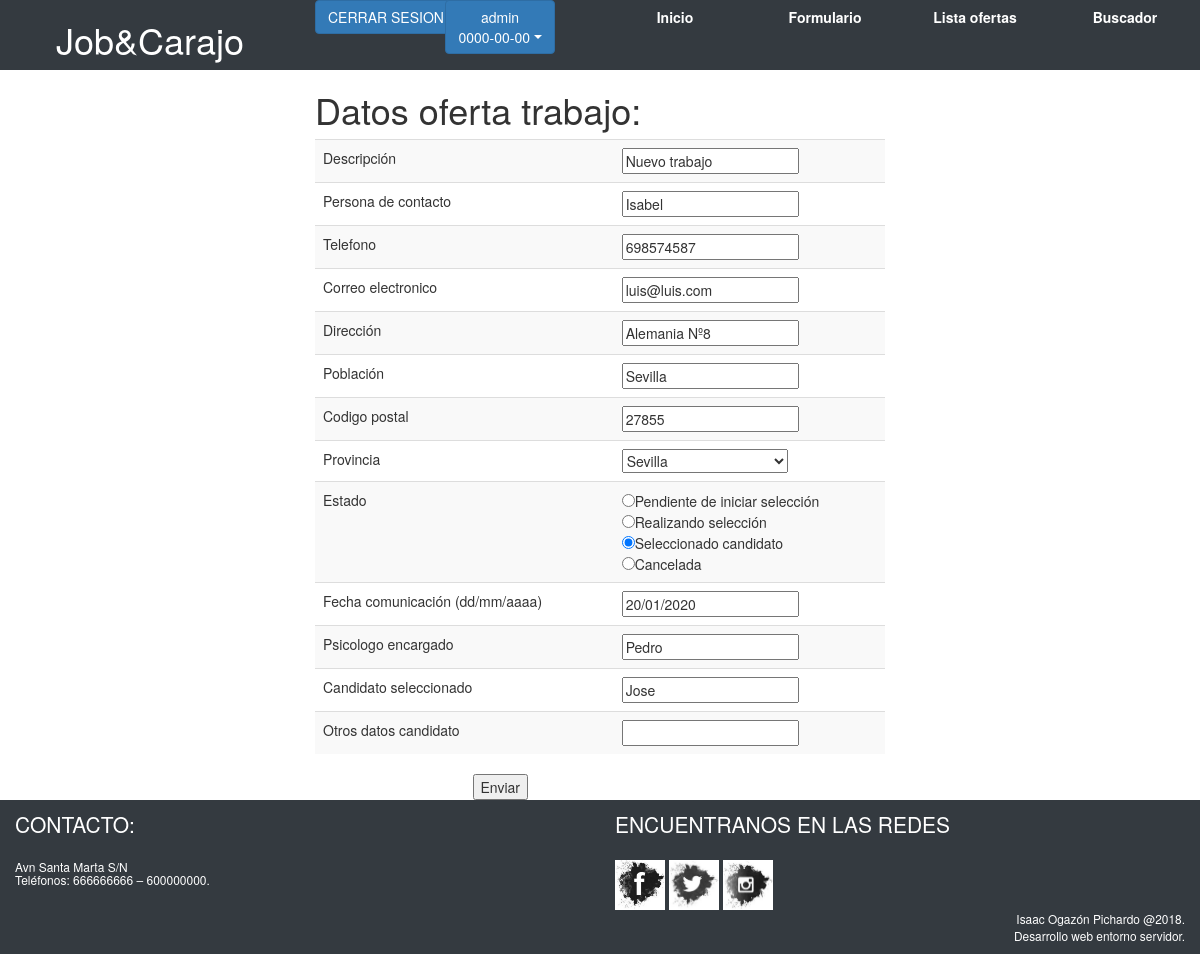
Screenshot of /controlador/modificar.php?id=67 (signed in) with the database file from the repository.
### tables this page shows
CREATE TABLE `tbl_oferta` (
  `id` int(10) NOT NULL,
  `descripcion` varchar(30) NOT NULL,
  `contacto` varchar(20) NOT NULL,
  `telefono` varchar(9) NOT NULL,
  `correo` varchar(30) NOT NULL,
  `direccion` varchar(40) NOT NULL,
  `poblacion` varchar(40) NOT NULL,
  `cp` varchar(5) NOT NULL,
  `provincia` varchar(15) NOT NULL,
  `estado` varchar(30) NOT NULL,
  `fechacre` date NOT NULL,
  `fechacom` date NOT NULL,
  `psicologo` varchar(20) NOT NULL,
  `candidato` varchar(20) NOT NULL,
  `otros` varchar(50) NOT NULL
);

### modelo/Database.php (called while the page is built, shortened)
<?php
class Database {
    private $dns = "mysql:host=localhost;dbname=proyecto_1ert";
    private $user = "root";
    private $pass = "";
    private static $instance;
    public function __construct() {
        $this->db = new PDO($this->dns, $this->user, $this->pass);
    }
    public static function getInstance() {
        if (!isset(self::$instance)) {
            self::$instance = new $object;
        }
        return self::$instance;
    }
}
?>

### modelo/modifica.php (called while the page is built, shortened)
<?php
include(MODEL_PATH . 'Database.php');
function getOferta($id) {
    $query = "select * from tbl_oferta where id = $id";
    $result = Database::getInstance()->db->query($query);
    $datos = $result->fetch();
    return $datos;
}

### helpers/helpers.php (the view, shortened to what this page needs)
<?php
function SQLToDate($fecha) {
    $fechaarray = explode("-", $fecha);
    return str_pad($fechaarray[2], 2, "0", STR_PAD_LEFT) . "/" . str_pad($fechaarray[1], 2, "0", STR_PAD_LEFT) . "/" . str_pad($fechaarray[0], 4, "0", STR_PAD_LEFT);
}
function CreaSelect($name, $opciones, $valorDefecto = '') {
    $html = "\n" . '<select name="' . $name . '">';
    foreach ($opciones as $value => $text) {
        if ($value == $valorDefecto)
            $select = 'selected="selected"';
        else
            $select = "";
        $html .= "\n\t<option value=\"$value\" $select>$text</option>";
    }
    $html .= "\n</select>";
    return $html;
}
function getProvincias() {
    $db = Conexion::getInstance();
    $mysqli = $db->getConnection();
    $mysqli->set_charset('utf8');
    $sql_query = 'SELECT cod, nombre FROM tbl_provincias';
    $result = $mysqli->query($sql_query);
    $provincia = [];
    while ($line = $result->fetch_assoc()) {
        $provincia[$line['cod']] = $line['nombre'];
    }
    return $provincia;
}

### vista/modificar.php
<?php include(TEMPLATE_PATH.'encabezado.php');?>
<div class="row">
    <div class="col-5 offset-3">
        <h1>Datos oferta trabajo:</h1>
    </div>
</div>
<div class="row">
    <div class="col-6 offset-3">
        <form method="post">
            <table id="tabla" class="table table-striped">
                <tbody>
                    <tr>
                        <td>Descripción</td>
                        <td><input type="text" name="descripcion" value="<?= $oferta['descripcion'] ?>"></td>
                    </tr>
                    <tr>
                        <td>Persona de contacto</td>
                        <td><input type="text" name="contacto" value="<?= $oferta['contacto'] ?>"></td>
                    </tr>
                    <tr>
                        <td>Telefono</td>
                        <td><input type="text" name="telefono" value="<?= $oferta['telefono'] ?>"></td>
                    </tr>
                    <tr>
                        <td>Correo electronico</td>
                        <td><input type="text" name="correo" value="<?= $oferta['correo'] ?>"></td>
                    </tr>
                    <tr>
                        <td>Dirección</td>
                        <td><input type="text" name="direccion" value="<?= $oferta['direccion'] ?>"></td>
                    </tr>
                    <tr>
                        <td>Población</td>
                        <td><input type="text" name="poblacion" value="<?= $oferta['poblacion'] ?>"></td>
                    </tr>
                    <tr>
                        <td>Codigo postal</td>
                        <td><input type="text" name="cp" value="<?= $oferta['cp'] ?>"></td>
                    </tr>
                    <tr>
                        <td>Provincia</td>
                        <td><?php echo CreaSelect('provincias', getProvincias(), $oferta['provincia']); ?></td>
                    </tr>
                    <tr>
                        <td>Estado</td>
                        <td style="text-align: left;"><input type="radio" name="estado" value="pendiente" <?= $oferta['estado'] == "pendiente" ? " checked = 'true' " : '' ?> required/>Pendiente de iniciar selección<br>
                        <input type="radio" name="estado" value="realizando" <?= $oferta['estado'] == "realizando" ? " checked = 'true' " : '' ?>/>Realizando selección<br>
                        <input type="radio" name="estado" value="seleccionado" <?= $oferta['estado'] == "seleccionado" ? " checked = 'true' " : '' ?>/>Seleccionado candidato<br>
                        <input type="radio" name="estado" value="cancelada" <?= $oferta['estado'] == "cancelada" ? " checked = 'true' " : '' ?>/>Cancelada</td>
                    </tr>
                    <tr>
                        <td>Fecha comunicación (dd/mm/aaaa)</td>
                        <td><input type="text" name="fechacom" value="<?= SQLToDate($oferta['fechacom'])?>"></td>
                    </tr>
                    <tr>
                        <td>Psicologo encargado</td>
                        <td><input type="text" name="psicologo" value="<?= $oferta['psicologo'] ?>"></td>
                    </tr>
                    <tr>
                        <td>Candidato seleccionado</td>
                        <td><input type="text" name="candidato" value="<?= $oferta['candidato'] ?>"></td>
                    </tr>
                    <tr>
                        <td>Otros datos candidato</td>
                        <td><input type="text" name="otros" value="<?= $oferta['otros'] ?>"></td>
                    </tr>
                </tbody>
            </table>
            <div class="col-3 offset-3 ">
                <input type="submit" value="Enviar">
            </div>
        </form>
    </div>
</div>
<?php
include(TEMPLATE_PATH . 'pie.php');
?>

### rows the page displays
tbl_oferta: descripcion "Nuevo trabajo", contacto "Isabel", telefono "698574587", correo "luis@luis.com", direccion "Alemania Nº8", poblacion "Sevilla", cp "27855", estado "☑", fechacom "20/01/2020", psicologo "Pedro", candidato "Jose"

### other values shown
$_SESSION['tipo'] "admin"
$_SESSION['hora'] "0000-00-00"
form field provincias "Sevilla"
